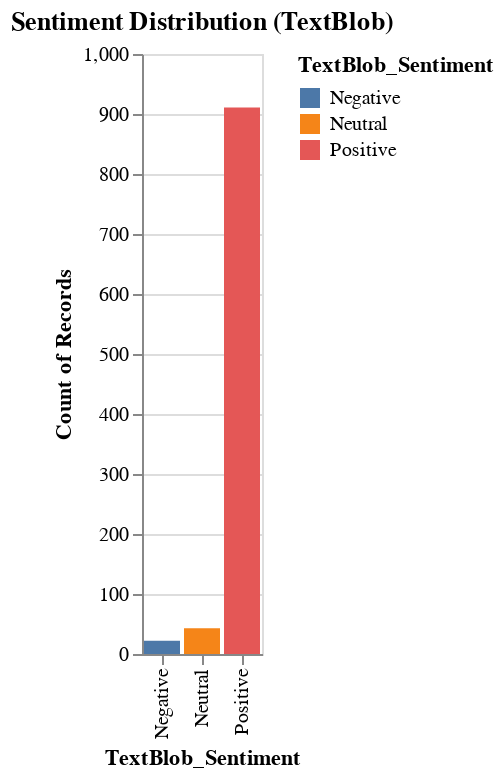

This figure's notebook cell:
### Code cell
# Visualize the sentiment distribution using TextBlob
alt.Chart(df1).mark_bar().encode(
    x='TextBlob_Sentiment:N',
    y='count()',
    color='TextBlob_Sentiment:N'
).properties(
    title="Sentiment Distribution (TextBlob)"
)

### Figure 1 — Vega-Lite specification as saved in the notebook (floating-point values rounded to 4 significant figures; data arrays with more than 128 entries replaced by an {"elided": "..."} marker saying what was removed)
{"config": {"view": {"continuousWidth": 300, "continuousHeight": 300}}, "data": {"name": "data-03f25ff29f64f6d0d09ec41cacac000d"}, "mark": {"type": "bar"}, "encoding": {"color": {"field": "TextBlob_Sentiment", "type": "nominal"}, "x": {"field": "TextBlob_Sentiment", "type": "nominal"}, "y": {"aggregate": "count", "type": "quantitative"}}, "title": "Sentiment Distribution (TextBlob)", "$schema": "https://vega.github.io/schema/vega-lite/v5.20.1.json", "datasets": {"data-03f25ff29f64f6d0d09ec41cacac000d": {"elided": "976 records"}}}
